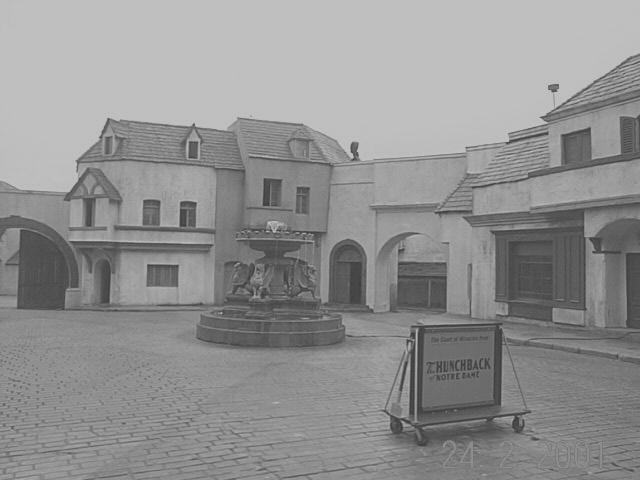
#> input picture data/HollywoodLC.jpg, 640 x 480 px
$ python -i two_dimensional.py   (imports and definitions only)   (older library calls are emulated)
#> lines starting #> are read from the running program, lines starting #| are printed output that depends on the picture; after the words box and inside, x2 and y2 are one past the last pixel; in counts of white or black regions, pixels touching at a corner belong together
import matplotlib.gridspec as gr
from inout.plot import *
from inout.fopen import *
from analysis.image_analysis import *
import numpy as np
from matplotlib import pyplot as plt
from model import Fourier
from analysis import stats
from analysis import amplitude_modulation
from model import trend, random, shifts, _fourier
import model._fourier as m
from scipy import ndimage
from numba import jit
import cv2

dpi = 120


# [53 lines left out: functions min_image_statistics_output, brightness_output, resize, not called in this run]


#       plt.imshow(imresize(arr=picture, size=image.shape, interp="bilinear", mode="RGB"))


def negative(picture):
    plt.imshow(255 - picture, cmap='gray')


def gamma(picture, gamma=0.9, c=1):
    return c * (picture ** gamma)


# [273 lines left out: functions log, equalisation, filter, noises, rnd_noise, salt_pepper and 9 more, not called in this run]


def erosionDilation(picture):
    # эрозия с определенной маской делает изображение меньше
    threshimg = np.zeros_like(picture)
    kernel = np.ones((5, 5), np.uint8)  # Морфологические образы
    w = picture > 200
    b = picture < 200
    threshimg[w], threshimg[b] = 255, 0

    gs = gr.GridSpec(3, 2)
    plt.subplot(gs[0, :])
    plt.title('Оригинальное пороговое изображение')
    plt.imshow(threshimg, cmap='gray')

    plt.subplot(gs[1, 0])
    erosion = cv2.erode(threshimg, kernel, iterations=1)
    plt.title('Эрозия')
    plt.imshow(erosion, cmap='gray')

    plt.subplot(gs[1, 1])
    dilation = cv2.dilate(threshimg, kernel, iterations=1)
    plt.title("Дилатация")
    plt.imshow(dilation, cmap='gray')

    plt.subplot(gs[2, 0])
    plt.title('Выделение контура (дил - порог)')
    plt.imshow(dilation - threshimg, cmap='gray')

    contour = dilation - erosion
    plt.subplot(gs[2, 1])
    plt.title('Выделение контура (дил - эр)')
    plt.imshow(contour, cmap='gray')

    dilation2 = cv2.dilate(erosion, kernel, iterations=1)
    plt.figure()
    plt.imshow(dilation2, cmap='gray')


def result():
    scale = 4
    plt.figure()
    # [123 lines of commented-out code are left out]

>>> import cv2
>>> picture = cv2.imread('data/HollywoodLC.jpg')
#> picture is the input picture: shape (480, 640, 3); min 48, max 209, mean 145.3
>>> result = erosionDilation(picture)
#> in erosionDilation, `w = picture > 200`:
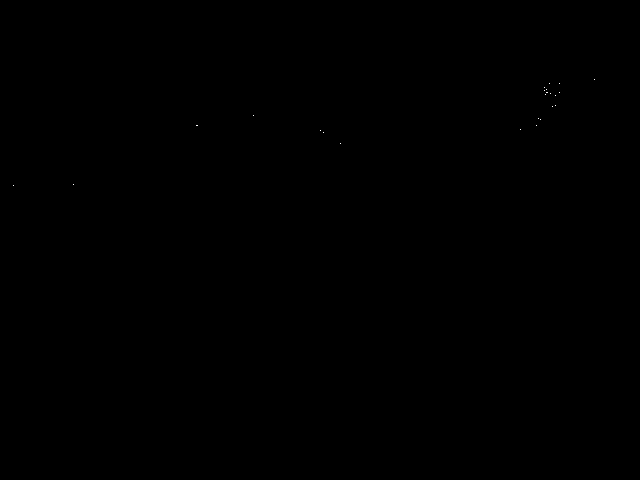
#> w: shape (480, 640, 3) bool; 0.01% white in thin lines or dots, all inside (x1, y1, x2, y2) = (13, 79, 595, 186)
#> in erosionDilation, `b = picture < 200`: b: shape (480, 640, 3) bool; 100% white; black in thin lines or dots, all inside (x1, y1, x2, y2) = (13, 58, 625, 186)
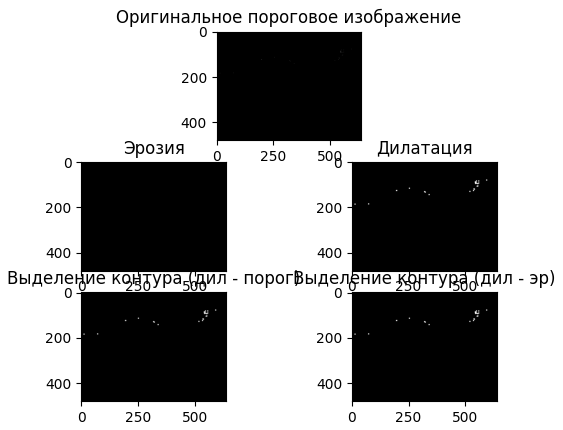
#> figure drawn by matplotlib, 5 panels
